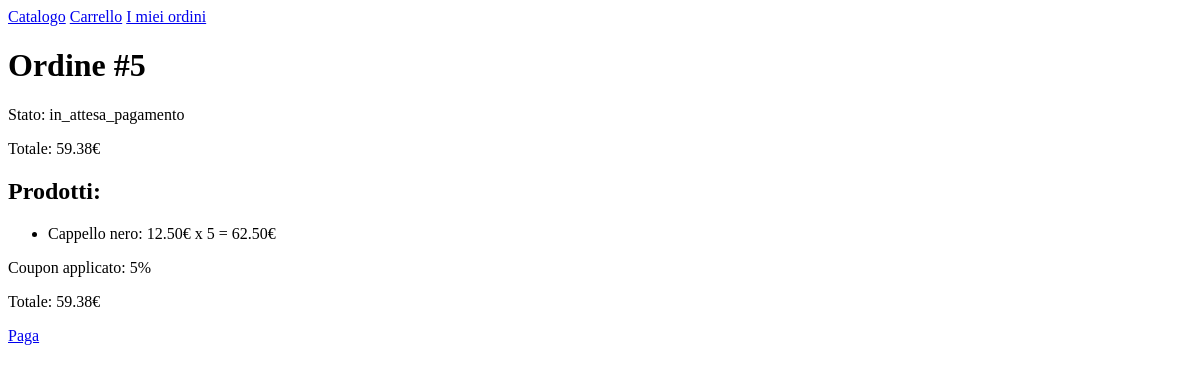
Before: /ordini/order_detail/5/ (signed in) with the older database file.
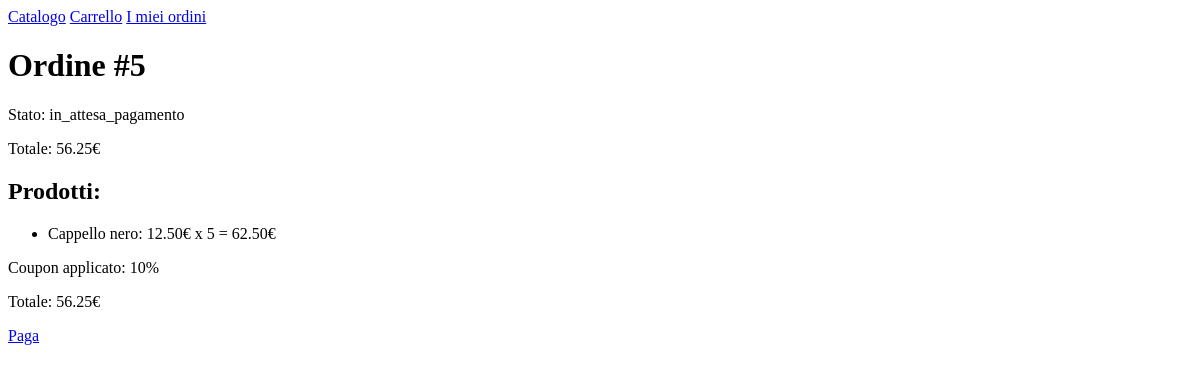
After: the same page with the newer database file.
### orders/models.py (models this page shows, shortened)
class Order(models.Model):
    user = models.ForeignKey(User, on_delete=models.CASCADE, null=True, blank=True)
    status = models.CharField(max_length=19, choices=STATUS_CHOICES, default='in_attesa_pagamento')
    total_amount = models.DecimalField(max_digits=7, decimal_places=2, validators=[MinValueValidator(Decimal('0.00'))])
    created_at = models.DateTimeField(auto_now_add=True)
    paid_at = models.DateTimeField(null=True, blank=True)
    coupon = models.ForeignKey(Coupon, on_delete=models.SET_NULL, null=True, blank=True)

class OrderItem(models.Model):
    order = models.ForeignKey(Order, on_delete=models.CASCADE)
    product_name = models.CharField(max_length=255)
    product_price = models.DecimalField(max_digits=7, decimal_places=2, validators=[MinValueValidator(Decimal('0.00'))])
    quantity = models.PositiveIntegerField()
    subtotal = models.DecimalField(max_digits=7, decimal_places=2, validators=[MinValueValidator(Decimal('0.00'))])

### coupons/models.py (models this page shows, shortened)
class Coupon(models.Model):
    codice = models.CharField(max_length=100, unique=True)
    percentuale = models.PositiveIntegerField(validators=[
            MaxValueValidator(100),
            MinValueValidator(1)
        ])
    is_active = models.BooleanField(default=False)
    data_creazione = models.DateTimeField(auto_now_add=True)
    data_scadenza = models.DateTimeField(blank=True, null=True)

### orders/views.py (the view)
# urls.py: path('order_detail/<int:pk>/', views.order_detail, name='dettaglio_ordine'),
@login_required
def order_detail(request, pk):
    order = get_object_or_404(Order, pk=pk, user=request.user)
    order_items = order.orderitem_set.all()
    context={'order':order, 'order_items': order_items}
    return render(request, 'orders/order_detail.html', context)

### orders/templates/orders/order_detail.html (shortened to what this page needs)
{% extends "base.html" %}
{% block content %}
<h1>Ordine #{{order.id}}</h1>
<p>Stato: {{ order.status }}</p>
<p>Totale: {{ order.total_amount }}€</p>
<h2>Prodotti:</h2>
<ul>
  {% for item in order_items %}
    <li>{{ item.product_name }}: {{ item.product_price }}€ x {{ item.quantity }} = {{ item.subtotal }}€</li>
  {% endfor %}
</ul>
{% if order.coupon %}
  <p>Coupon applicato: {{ order.coupon.percentuale }}%</p>
{% endif %}
<p>Totale: {{ order.total_amount }}€</p>
{% if order.status == 'in_attesa_pagamento' %}
  <a href="{% url 'pay_order' order.pk %}">Paga</a>
{% endif %}
{% endblock %}

### templates/base.html (shortened to what this page needs)
<!DOCTYPE html>
<html lang="it">
<head>
</head>
<body>
    <nav>
        <a href="{% url 'catalogo' %}">Catalogo</a>
        <a href="{% url 'carrello' %}">Carrello</a>
        <a href="{% url 'ordini' %}">I miei ordini</a>
    </nav>
    <div class="container">
        {% block content %}{% endblock %}
    </div>
</body>
</html>

Changed rows visible on the page:
changed Order "in_attesa_pagamento": total_amount "59.38" → "56.25"; coupon.percentuale "5" → "10"
